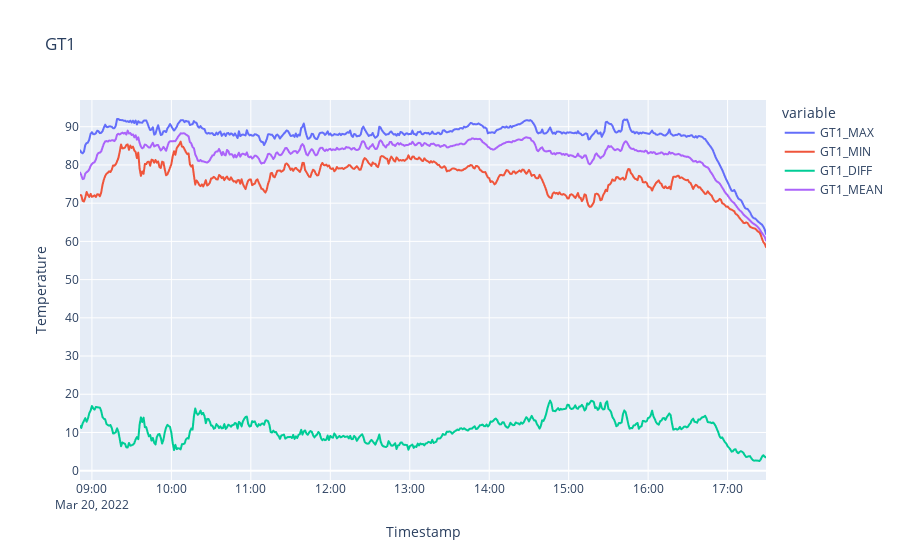

Write notebook code for a chart like this one.
### Markdown cell above
#### GT1

### Code cell
df_broad['GT1_MIN'] = df_broad[['SVS-GT1:1_TEMPERATURE', 'SVS-GT1:2_TEMPERATURE',
       'SVS-GT1:3_TEMPERATURE', 'SVS-GT1:4_TEMPERATURE',
       'SVS-GT1:5_TEMPERATURE', 'SVS-GT1:6_TEMPERATURE',
       'SVS-GT1:7_TEMPERATURE', 'SVS-GT1:8_TEMPERATURE']].min(axis=1)
df_broad['GT1_MAX'] = df_broad[['SVS-GT1:1_TEMPERATURE', 'SVS-GT1:2_TEMPERATURE',
       'SVS-GT1:3_TEMPERATURE', 'SVS-GT1:4_TEMPERATURE',
       'SVS-GT1:5_TEMPERATURE', 'SVS-GT1:6_TEMPERATURE',
       'SVS-GT1:7_TEMPERATURE', 'SVS-GT1:8_TEMPERATURE']].max(axis=1)
df_broad['GT1_MEAN'] = df_broad[['SVS-GT1:1_TEMPERATURE', 'SVS-GT1:2_TEMPERATURE',
       'SVS-GT1:3_TEMPERATURE', 'SVS-GT1:4_TEMPERATURE',
       'SVS-GT1:5_TEMPERATURE', 'SVS-GT1:6_TEMPERATURE',
       'SVS-GT1:7_TEMPERATURE', 'SVS-GT1:8_TEMPERATURE']].mean(axis=1)

df_broad['GT1_DIFF'] = df_broad['GT1_MAX'] - df_broad['GT1_MIN']

fig = px.line(df_broad, x=df_broad.index, y=['GT1_MAX', 'GT1_MIN','GT1_DIFF','GT1_MEAN'],
              labels={"value":"Temperature",},
                title="GT1")
fig.show()

### Figure 1 — Plotly figure (JSON) as saved in the notebook; plotly's stock layout.template omitted (floating-point values rounded to 4 significant figures; data arrays with more than 128 entries replaced by an {"elided": "..."} marker saying what was removed)
{"data": [{"hovertemplate": "variable=GT1_MAX<br>Timestamp=%{x}<br>Temperature=%{y}<extra></extra>", "legendgroup": "GT1_MAX", "line": {"color": "#636efa", "dash": "solid"}, "marker": {"symbol": "circle"}, "mode": "lines", "name": "GT1_MAX", "showlegend": true, "type": "scattergl", "x": {"elided": "519 str values"}, "xaxis": "x", "y": {"elided": "519 float values"}, "yaxis": "y"}, {"hovertemplate": "variable=GT1_MIN<br>Timestamp=%{x}<br>Temperature=%{y}<extra></extra>", "legendgroup": "GT1_MIN", "line": {"color": "#EF553B", "dash": "solid"}, "marker": {"symbol": "circle"}, "mode": "lines", "name": "GT1_MIN", "showlegend": true, "type": "scattergl", "x": {"elided": "519 str values"}, "xaxis": "x", "y": {"elided": "519 float values"}, "yaxis": "y"}, {"hovertemplate": "variable=GT1_DIFF<br>Timestamp=%{x}<br>Temperature=%{y}<extra></extra>", "legendgroup": "GT1_DIFF", "line": {"color": "#00cc96", "dash": "solid"}, "marker": {"symbol": "circle"}, "mode": "lines", "name": "GT1_DIFF", "showlegend": true, "type": "scattergl", "x": {"elided": "519 str values"}, "xaxis": "x", "y": {"elided": "519 float values"}, "yaxis": "y"}, {"hovertemplate": "variable=GT1_MEAN<br>Timestamp=%{x}<br>Temperature=%{y}<extra></extra>", "legendgroup": "GT1_MEAN", "line": {"color": "#ab63fa", "dash": "solid"}, "marker": {"symbol": "circle"}, "mode": "lines", "name": "GT1_MEAN", "showlegend": true, "type": "scattergl", "x": {"elided": "519 str values"}, "xaxis": "x", "y": {"elided": "519 float values"}, "yaxis": "y"}], "layout": {"legend": {"title": {"text": "variable"}, "tracegroupgap": 0}, "title": {"text": "GT1"}, "xaxis": {"anchor": "y", "domain": [0, 1], "title": {"text": "Timestamp"}}, "yaxis": {"anchor": "x", "domain": [0, 1], "title": {"text": "Temperature"}}}}
